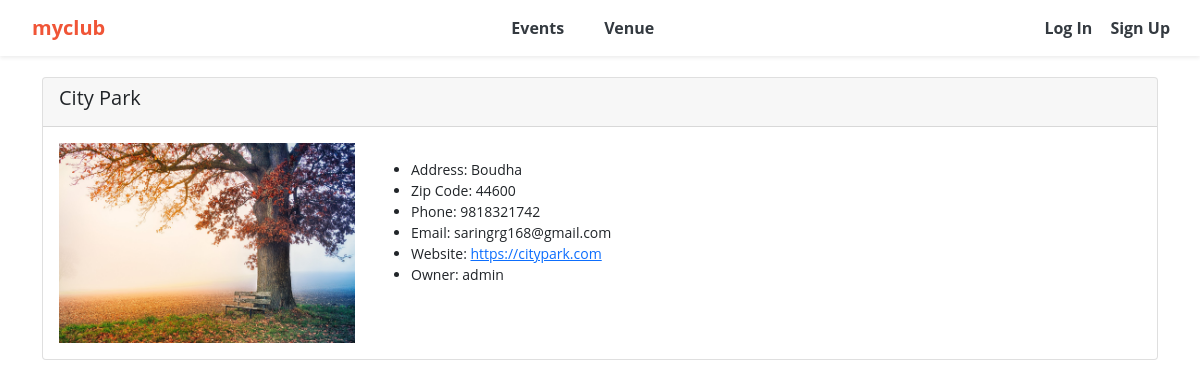
Before: /show_venue/1 with the older database file.
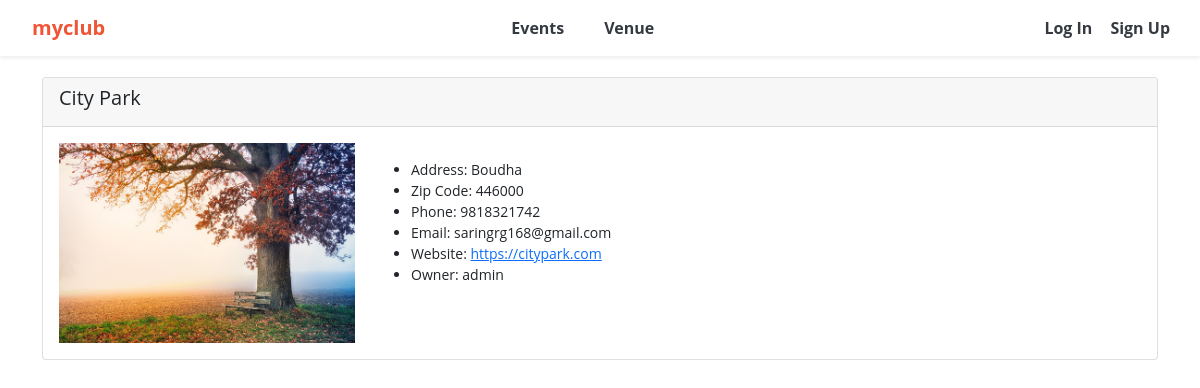
After: the same page with the newer database file.
### events/models.py (models this page shows)
class Venue(models.Model):
	name = models.CharField('Venue Name', max_length=120)
	address = models.CharField(max_length=300)
	zip_code = models.CharField('Zip Code', max_length=15)
	phone = models.CharField('Contact Phone', max_length=25, blank=True)
	web = models.URLField('Website Address', blank=True)
	email_address = models.EmailField('Email Address', blank=True)
	owner = models.IntegerField("Venue Owner", blank=False, default=1)
	venue_image = models.ImageField(null=True, blank=True, upload_to="images/")
	def __str__(self):
		return self.name
	class Meta:
		ordering = ['name']

### events/views.py (the view)
# urls.py: path('show_venue/<venue_id>', views.show_venue, name='show-venue'),
def show_venue(request, venue_id):
	venue = Venue.objects.get(pk=venue_id)
	venue_owner = User.objects.get(pk=venue.owner)
	return render(request, 'events/show_venue.html',
		{'venue': venue,
		'venue_owner': venue_owner})

### events/templates/events/show_venue.html (shortened to what this page needs)
{% extends 'events/base.html' %}
{% block content %}
	<div class="card custom-card">
	  <div class="card-header">
	    <h5>{{ venue }}</h5>
	  </div>
	  <div class="card-body">
	    <div class="row">
	      <div class="col-md-6 custom-container">
	        {% if venue.venue_image %}
	        <img src="{{ venue.venue_image.url }}" height=200 width=300 style="max-width: 100%;">
	        {% endif %}
	      </div>
	      <div class="col-md-6">
	        <p class="card-text">
	          <ul>
	            {% if venue.address %}
	              <li>Address: {{ venue.address }}</li>
	            {% endif %}
	            {% if venue.zip_code %}
	              <li>Zip Code: {{ venue.zip_code }}</li>
	            {% endif %}
	            {% if venue.phone %}
	              <li>Phone: {{ venue.phone }}</li>
	            {% endif %}
	            {% if venue.email_address %}
	              <li>Email: {{ venue.email_address }}</li>
	            {% endif %}
	            {% if venue.web %}
	              <li>Website: <a href="{{ venue.web }}">{{ venue.web }}</a></li>
	            {% endif %}
	            {% if venue_owner %}
	              <li>Owner: {{ venue_owner }}</li>
	            {% endif %}
	          </ul>
	        </p>
	      </div>
	    </div>
	  </div>
	</div>
{% endblock %}

Changed rows visible on the page:
changed Venue "City Park": zip_code "44600" → "446000"
